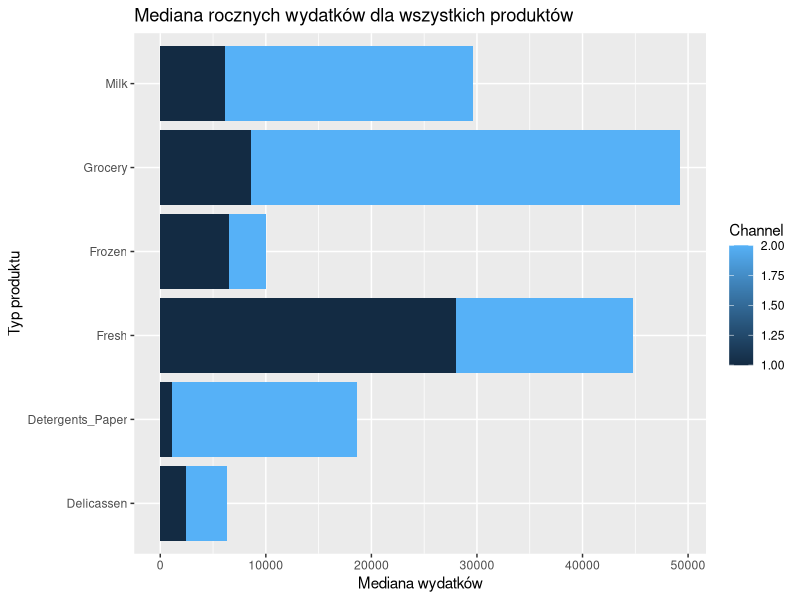
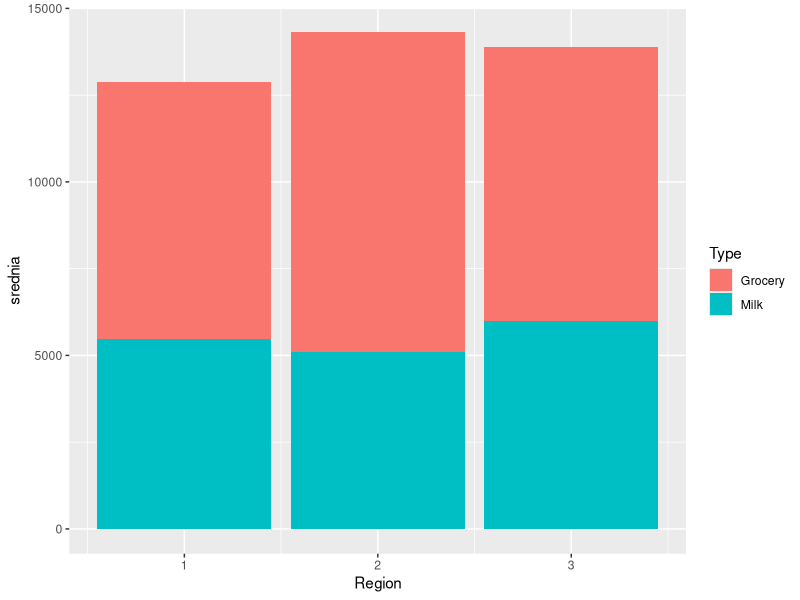
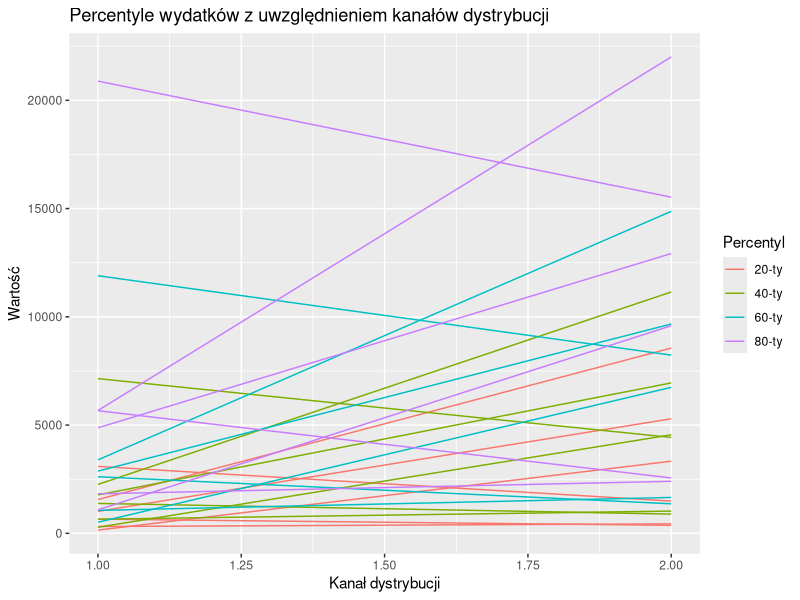
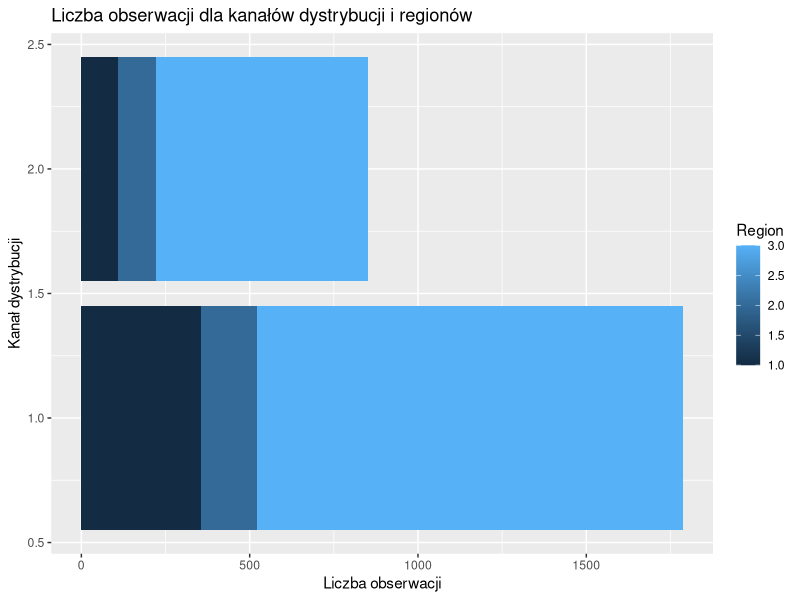
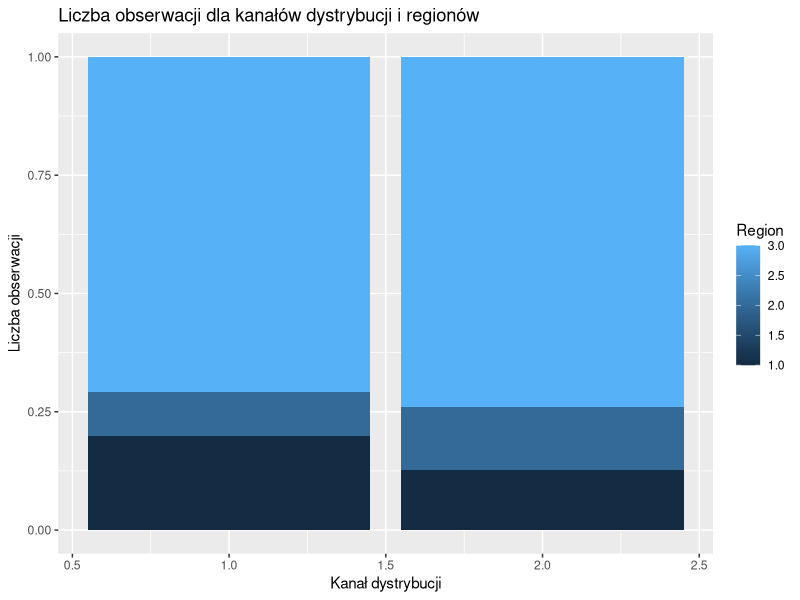
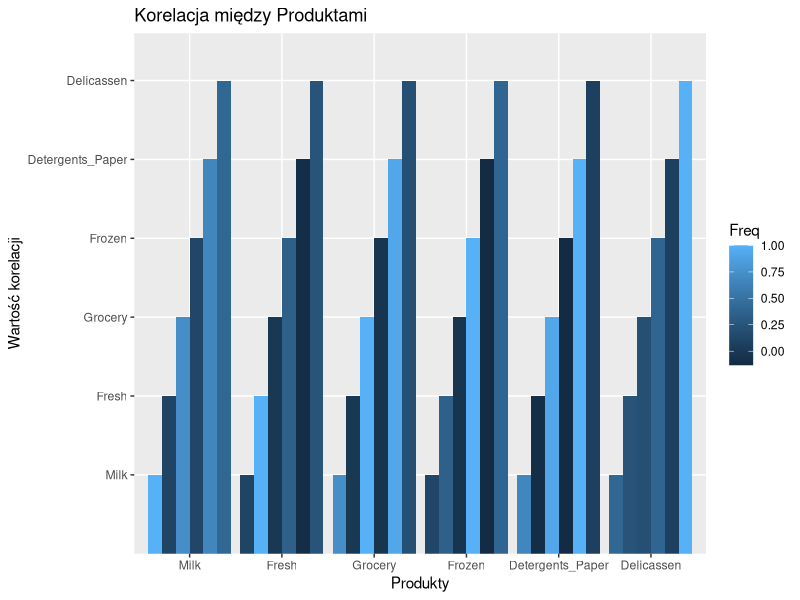

Reproduce these figures in R, in order.
# Dodanie do zadania 5_1 wykresów

library(tidyverse)
library(ggplot2)
  customers <- read.table("Zadania/Dane/WholesaleCustomers.txt",header = TRUE,sep ="," )
  customers_tidy <-  pivot_longer(customers,cols = c(Fresh, Milk, Grocery, Frozen, Detergents_Paper, Delicassen), names_to = "Type", values_to = "Expenses")

#mediana rocznych wydatków dla wszytskich produktów
customers_tidy %>%  group_by(Channel, Region, Type) %>%  summarise(Expenses_median = median(Expenses))%>%
  
  ggplot(aes(x = Type, y = Expenses_median, fill = Channel)) + geom_col() +
  labs(title = "Mediana rocznych wydatków dla wszystkich produktów", y = "Mediana wydatków", x = "Typ produktu") + coord_flip()

#wartości statystyk opisowych, pozwalające powiedzieć cos o rozkładzie wydatków na mleczne i spożywcze
customers_tidy %>% filter(Type == "Milk" | Type == "Grocery") %>%
  group_by(Region, Type) %>% summarise(srednia = mean(Expenses), mediana = median(Expenses)) %>% ungroup() %>%
  
  ggplot(aes(x = Region, y = srednia, fill = Type)) + geom_col() 


#co dwudziesty percentyl wydatków na wszytskie produkty z uwzględnieniem kanały dystrybucji, posortuj aby porównać regoiony
customers_tidy %>% group_by(Channel, Type) %>%
  summarise(percentyl_20 = quantile(Expenses, probs=0.2),
            percentyl_40 = quantile(Expenses, probs=0.4),
            percentyl_60 = quantile(Expenses, probs=0.6),
            percentyl_80 = quantile(Expenses, probs=0.8)) %>% arrange(Channel) %>% ungroup() %>%
  
  ggplot(aes(x = Channel, group = Type)) +
  geom_line(aes(y = percentyl_20, color = "20-ty")) +
  geom_line(aes(y = percentyl_40, color = "40-ty")) +
  geom_line(aes(y = percentyl_60, color = "60-ty")) +
  geom_line(aes(y = percentyl_80, color = "80-ty")) +
  labs(title = "Percentyle wydatków z uwzględnieniem kanałów dystrybucji", y = "Wartość", x = "Kanał dystrybucji", color = "Percentyl")

#Zbuduj tabelę przedstawiającą kanały dystrybucji i region. 

  data1 <- customers_tidy %>% group_by(Channel, Region) %>% summarise(ile = n())
  data2 <- customers_tidy %>% group_by(Channel, Region) %>% summarise(ile = n()) %>% mutate(proc = ile/sum(ile)) 
  
  ggplot(data1, aes(x = Channel, y = ile, fill = Region)) + geom_col() +
    labs(title = "Liczba obserwacji dla kanałów dystrybucji i regionów", y = "Liczba obserwacji", x = "Kanał dystrybucji") + coord_flip()

  ggplot(data2, aes(x = Channel, y = proc, fill = Region)) + geom_col() +
    labs(title = "Liczba obserwacji dla kanałów dystrybucji i regionów", y = "Liczba obserwacji", x = "Kanał dystrybucji")


#sprawdzić zależnośc pomiędzy wydatkami na różne produkty - korelacje
  correlation_matrix <- cor(customers[c("Milk", "Fresh", "Grocery", "Frozen", "Detergents_Paper", "Delicassen")])
  correlation_df <- as.data.frame(as.table(correlation_matrix))

  ggplot(correlation_df, aes(x = Var1, y = Var2, fill = Freq)) +
    geom_col(position = "dodge") +
    labs(title = "Korelacja między Produktami", y = "Wartość korelacji", x = "Produkty")

